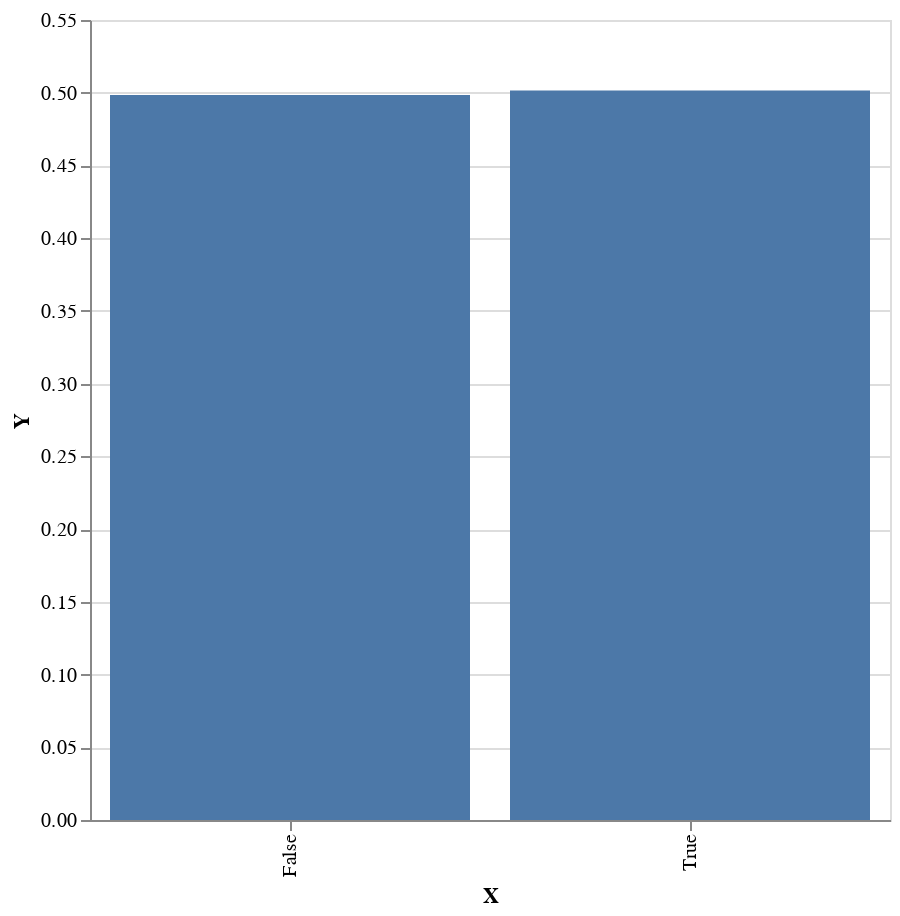

Notebook code cell kept with this figure:
### Code cell
sampler $ 
    plot . fmap (first (T.pack . show)) . toEmpirical <$> 
    replicateM 100000 (prior model)

### Figure 1 — Vega-Lite specification as saved in the notebook (floating-point values rounded to 4 significant figures)
{"$schema": "https://vega.github.io/schema/vega-lite/v4.json", "data": {"values": [{"X": "True", "Y": 0.5015}, {"X": "False", "Y": 0.4985}]}, "encoding": {"x": {"field": "X", "type": "nominal"}, "y": {"field": "Y", "type": "quantitative"}}, "height": 400, "mark": "bar", "width": 400}
